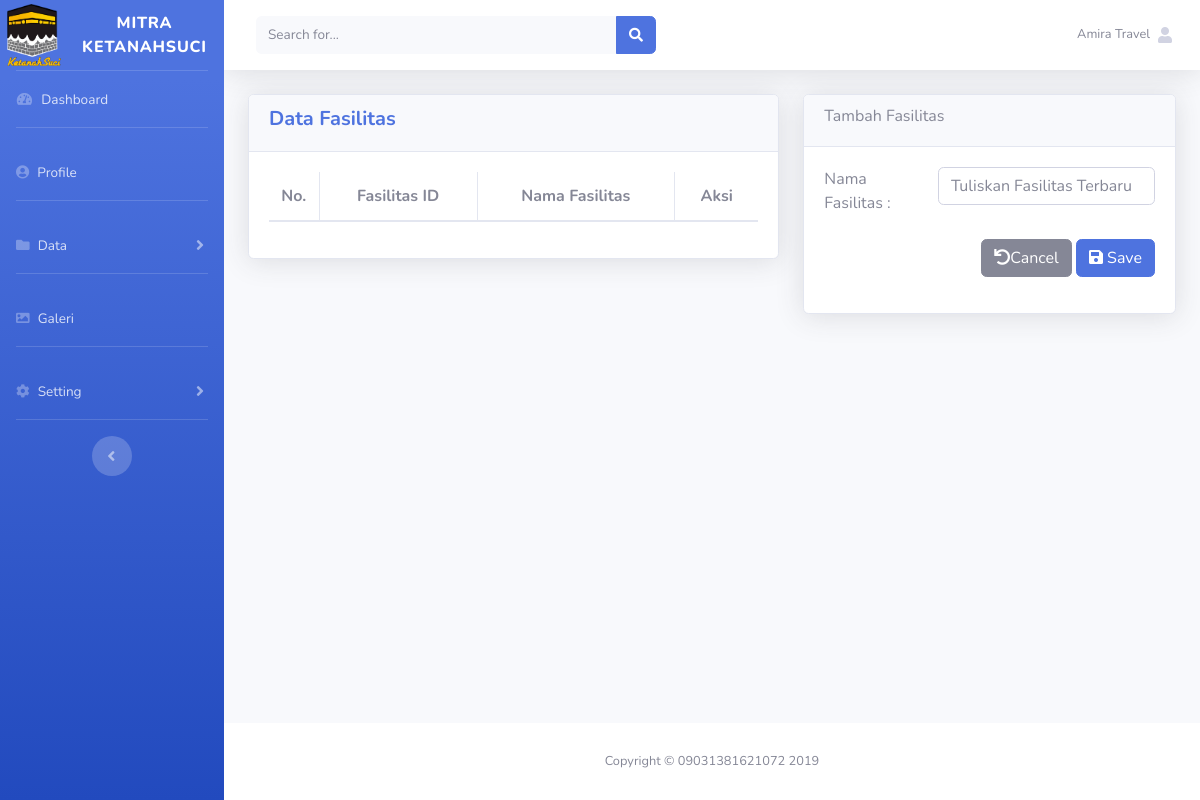
The page /index.php?url=data_fasilitas (signed in) on the database as committed earlier.
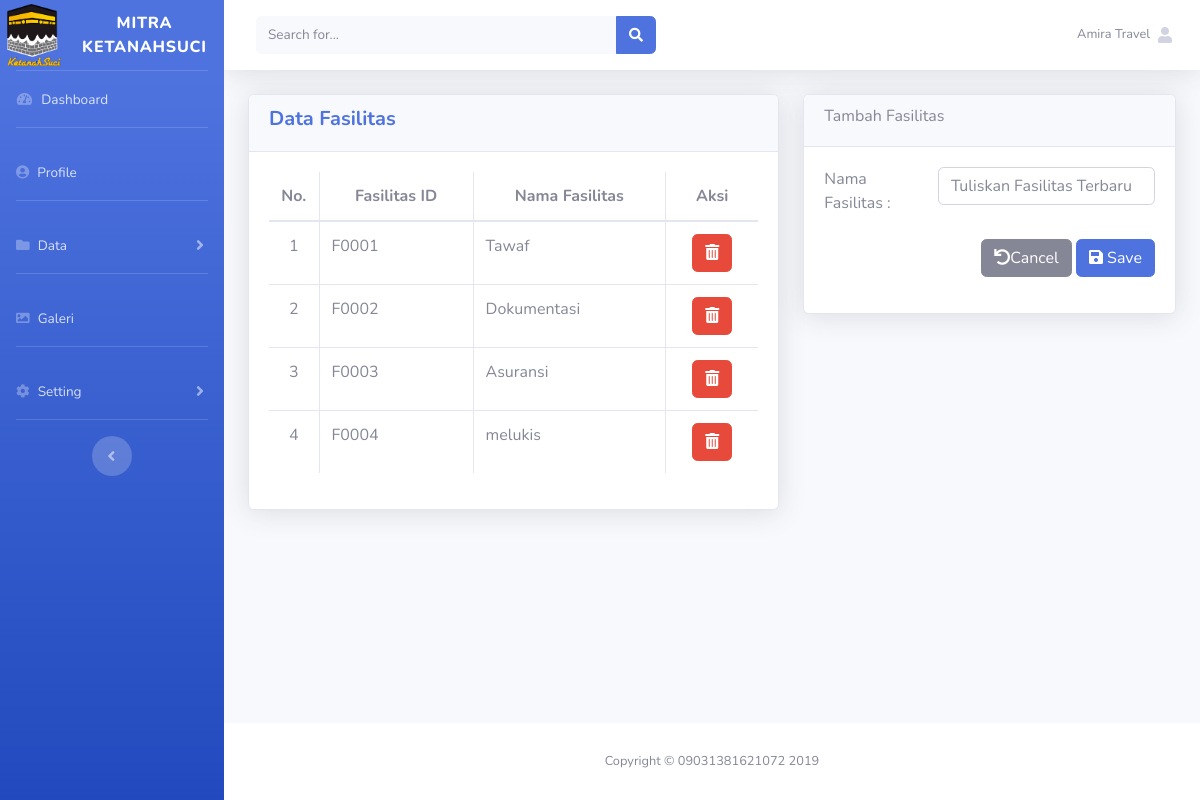
The same page on the database as committed later.
### tables this page shows
CREATE TABLE `tbl_data_fasilitas` (
  `id` int(11) NOT NULL,
  `fasilitas_id` varchar(50) NOT NULL,
  `nama_fasilitas` varchar(100) NOT NULL,
  `travel_id` varchar(50) NOT NULL
);

### config/routes.php (called while the page is built, shortened)
<?php
$req = [];
$include = [];
if(isset($_GET['url'])){
	switch ($_GET['url']) {
		case 'data_fasilitas':
			$include[]='halaman/fasilitas/index.php';
			break;
	}
}else{
	$req[]='config/koneksi.php';
	$req[]='config/pengguna/load_data.php';
	$include[] ='pengguna_dashboard.php';
}
?>

### config/Fasilitas/load_data.php (called while the page is built)
<?php
include 'config/koneksi.php';
$id    = $_SESSION['user_id'];
$hasil = mysqli_query($koneksi, "SELECT tbl_data_fasilitas.fasilitas_id,tbl_data_fasilitas.nama_fasilitas, tbl_data_fasilitas.travel_id FROM tbl_data_fasilitas JOIN tbl_agent_travel ON tbl_data_fasilitas.travel_id = tbl_agent_travel.travel_id WHERE tbl_data_fasilitas.travel_id ='$id' ");
while($data= mysqli_fetch_array($hasil)){
    $datas[] = $data;
}
?>

### halaman/fasilitas/index.php (the view, shortened to what this page needs)
<div class="container-fluid">
        <div class="row">
                <div class="col-xl-7">
                <div class="card shadow mb-4">
                    <div class="card-header">
                        <h5 class="font-weight-bold text-primary ">Data Fasilitas</h5>
                    </div>
                    <div class="card-body">
                        <div class="table-responsive">
                            <table class="table table-bordered" id="dataTable" widht="100%" cellspacing="0">
                               <thead>
                                   <tr align="center">
                                        <th width="50">
                                            No.
                                        </th>
                                        <th>Fasilitas ID</th>
                                        <th>Nama Fasilitas</th>
                                        <th>Aksi</th>
                                   </tr>
                               </thead>
                                <tbody>
                                    <?php $x=1; ?>
                                    <?php if(isset($datas)): ?>
                                        <?php foreach($datas as $data): ?>
                                    <tr>
                                        <td align="center"><?php echo $x++;?></td>
                                        <td><?php echo $data['fasilitas_id'];?></td>
                                        <td><?php echo $data['nama_fasilitas']; ?></td>
                                        <td align="center">
                                        <a href="config/Fasilitas/proses_hapus.php?url=Travel=<?php echo $data['travel_id']?>&kode=<?php echo $data['fasilitas_id'];?>" onclick="return confirm('Yakin Menghapus Data Pelayanan?')" class="btn btn-xs btn-danger" title="delete" onclick="retrun confirm('Apakah anda yakin ingin menghapus?');">
                                            <i class="fas fa-trash-alt"></i>
                                        </a>
                                    </td>
                                    </tr>
                                    <?php endforeach; ?>
                                    <?php endif; ?>
                                </tbody>
                            </table>
                        </div>
                    </div>
                </div>
                </div>
                <div class="col xl-5">
                    <div class="card shadow mb-4">
                        <div class="card-header">
                            <h6>Tambah Fasilitas</h6>
                        </div>
                        <div class="card-body">
                            <form action="config/Fasilitas/proses_simpan.php" method="POST">
                            <div class="form-row">
                                    <div class="form-group col-md-4">
                                        <label for="">Nama Fasilitas :</label>
                                    </div>
                                    <div class="form-group col md-8">
                                        <input class="form-control" type="text"  name="Fasilitasnew" id="" placeholder="Tuliskan Fasilitas Terbaru">
                                        </div>
                                </div>
                                <div class="form-group" align="right">
                                        <button type="reset" class="btn btn-md btn-secondary"><i class="fa fa-undo"></i>Cancel</button>
                                        <button type="submit" class="btn btn-xs btn-primary"><i class="fa fa-save"></i> Save</button>
                                    </div>
                            </form>
                        </div>
                    </div>
                </div>
        </div>
</div>
</div>

### index.php (shortened to what this page needs)
<?php
include 'config/routes.php';
if($_SESSION['level'] == 'admin'){
	   include 'halaman/admin_header.php';
	   } else if ($_SESSION['level'] == 'agent'){
	  include 'halaman/agent_travel_header.php';
	   }
foreach ($req as $key => $value) {
	require_once $value;
}
foreach ($include as $key => $value) {
	require_once $value;
}
if($_SESSION['level'] == 'pengguna'){
	include 'halaman/footer_pengguna.php';
}else if($_SESSION['level'] == 'member'){
	include 'halaman/footer_pengguna.php';
}
else{
	include 'halaman/footer.php';
}
?>

### halaman/agent_travel_header.php (shortened to what this page needs)
<!DOCTYPE html>
<html lang="en">
<head>
    <link href="asset/bower_components/metisMenu/dist/metisMenu.min.css" rel="stylesheet">
    <link href="asset/bower_components/datatables-plugins/integration/bootstrap/3/dataTables.bootstrap.css" rel="stylesheet">
    <link href="asset/bower_components/font-awesome/css/font-awesome.min.css" rel="stylesheet" type="text/css">
    <link href="asset2/vendor/fontawesome-free/css/all.min.css" rel="stylesheet" type="text/css">
      <link href="asset2/css/sb-admin-2.min.css" rel="stylesheet">
      <link href="asset2/vendor/datatables/dataTables.bootstrap4.min.css" rel="stylesheet">
</head>
<body>
  <div id="wrapper">
    <ul class="navbar-nav bg-gradient-primary sidebar sidebar-dark accordion" id="accordionSidebar">
      <a class="sidebar-brand d-flex align-items-center justify-content-center" href="index.html">
        <div class="sidebar-brand-icon">
        <img width="65px" src="Asset3/images/icon1.PNG" lt="LOGO">
        </div>
        <div class="sidebar-brand-text mx-3">Mitra KetanahSuci</div>
      </a>
      <hr class="sidebar-divider my-0">
      <li class="nav-item">
        <a class="nav-link" href="index.php?url=agent_travel_dashboard">
          <i class="fas fa-fw fa-tachometer-alt"></i>
          <span>Dashboard</span></a>
      </li>
      <hr class="sidebar-divider">
        <li class="nav-item">
          <a class="nav-link" href="index.php?url=pengaturan_agent">
            <i class="fas fa-user-circle"></i>
            <span>Profile</span></a>
        </li>
      <li class="nav-item">
        <a class="nav-link collapsed" href="#" data-toggle="collapse" data-target="#collapseTwo" aria-expanded="true" aria-controls="collapseTwo">
         <i class="fas fa-folder"></i>
          <span>Data</span>
        </a>
      </li>
      <hr class="sidebar-divider">
      <li class="nav-item">
        <a class="nav-link" href="index.php?url=Galeri">
          <i class="fas fa-image"></i>
          <span>Galeri</span></a>
      </li>
      <hr class="sidebar-divider">
      <li class="nav-item">
        <a class="nav-link collapsed" href="#" data-toggle="collapse" data-target="#collapsePages" aria-expanded="true" aria-controls="collapsePages">
          <i class="fas fa-cog"></i>
          <span>Setting</span>
        </a>
      </li>
      <hr class="sidebar-divider d-none d-md-block">
      <div class="text-center d-none d-md-inline">
        <button class="rounded-circle border-0" id="sidebarToggle"></button>
      </div>
    </ul>
    <div id="content-wrapper" class="d-flex flex-column">
      <div id="content">
        <nav class="navbar navbar-expand navbar-light bg-white topbar mb-4 static-top shadow">
          <form class="d-none d-sm-inline-block form-inline mr-auto ml-md-3 my-2 my-md-0 mw-100 navbar-search">
            <div class="input-group">
              <input type="text" class="form-control bg-light border-0 small" placeholder="Search for..." aria-label="Search" aria-describedby="basic-addon2">
              <div class="input-group-append">
                <button class="btn btn-primary" type="button">
                  <i class="fas fa-search fa-sm"></i>
                </button>
              </div>
            </div>
          </form>
          <ul class="navbar-nav ml-auto">
            <li class="nav-item dropdown no-arrow">
              <a class="nav-link dropdown-toggle" href="#" id="userDropdown" role="button" data-toggle="dropdown" aria-haspopup="true" aria-expanded="false">
                <span class="mr-2 d-none d-lg-inline text-gray-600 small"><?php echo $_SESSION['username'];?></span>
                <i class="fa fa-user"></i>
              </a>
            </li>
          </ul>
        </nav>

### halaman/footer.php (shortened to what this page needs)
      <footer class="sticky-footer bg-white">
        <div class="container my-auto">
          <div class="copyright text-center my-auto">
            <span>Copyright &copy; 09031381621072 2019</span>
          </div>
        </div>
      </footer>
    </div>
  </div>
</body>
</html>

Rows that differ between the two databases and show on the page:
added tbl_data_fasilitas: fasilitas "F0001", nama_fasilitas "Tawaf"
added tbl_data_fasilitas: fasilitas "F0002", nama_fasilitas "Dokumentasi"
added tbl_data_fasilitas: fasilitas "F0003", nama_fasilitas "Asuransi"
added tbl_data_fasilitas: fasilitas "F0004", nama_fasilitas "melukis"
